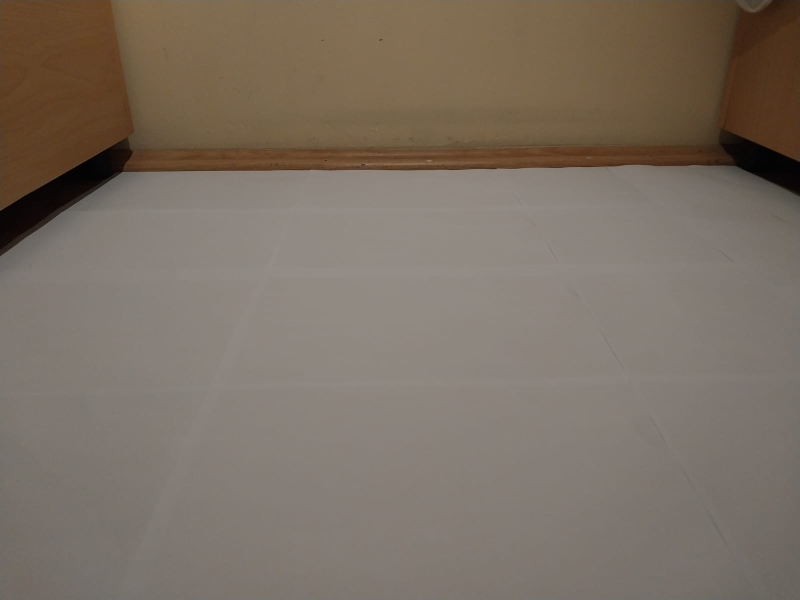
#> input picture 03-Software/3-coverage control/image comparison/first.jpeg, 1600 x 1200 px (shown at 1/2 size)
$ python hmmmm.py
#> lines starting #> are read from the running program, lines starting #| are printed output that depends on the picture; after the words box and inside, x2 and y2 are one past the last pixel; in counts of white or black regions, pixels touching at a corner belong together; long printed decimals are rounded
import cv2 as cv
import numpy as np
first = cv.imread("first.jpeg", 0)
#> first: shape (1200, 1600); min 0, max 147, mean 113.8
second = cv.imread("WhatsApp Image 2022-12-16 at 16.46.15.jpeg", 0)
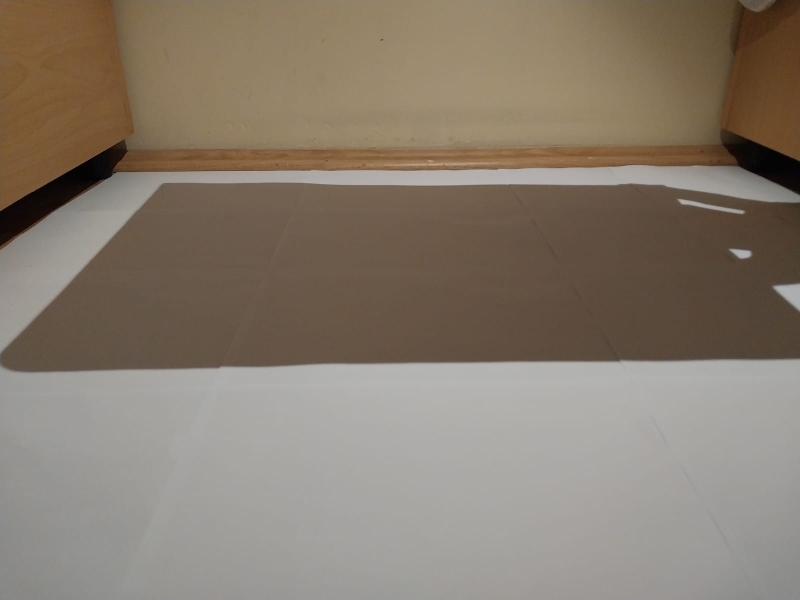
#> input picture 03-Software/3-coverage control/image comparison/WhatsApp Image 2022-12-16 at 16.46.15.jpeg, 1600 x 1200 px (shown at 1/2 size)
#> second: shape (1200, 1600); min 0, max 185, mean 125.9
first = cv.GaussianBlur(first,(5,5),0)
second = cv.GaussianBlur(second,(5,5),0)
#
print(np.mean(first))
#| 113.758

mask = cv.inRange(second, 0, np.mean(second))
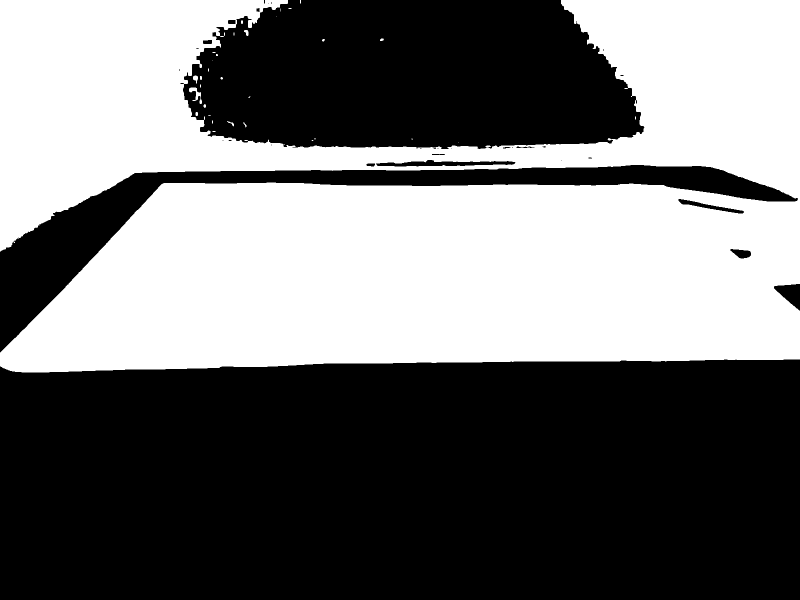
#> mask: shape (1200, 1600) (shown at 1/2 size); 44.2% white; 34 white regions (21 under 20 px), largest, box (x1, y1, x2, y2) and area: (0, 0, 1600, 745) 847135, (378, 175, 404, 208) 302, (386, 151, 396, 167) 98
cv.imshow("mask", mask)
print(np.mean(second))
#| 125.920


#
diff=(first-second)
diff=cv.absdiff(first,second)
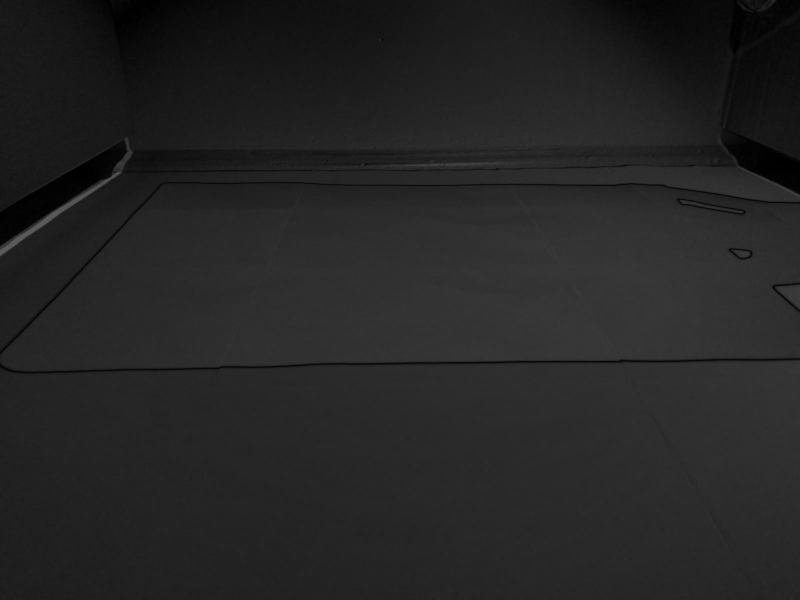
#> diff: shape (1200, 1600) (shown at 1/2 size); min 0, max 94, mean 36.5
#// inorder to perform the absdiff, the images need to be of equal size
#// NOTE: I believe this is the reason why you have a big blue box on the edges
#// as well of the output image. This can be fixed by using two equal images in the first place


#// after getting the difference, we binarize it

_,thresh=cv.threshold(diff, 0, 255, cv.THRESH_BINARY + cv.THRESH_OTSU)
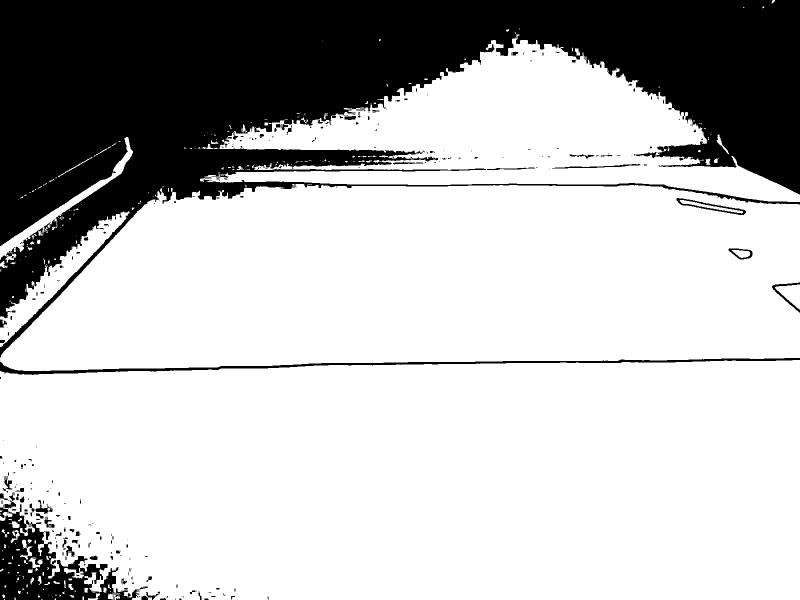
#> thresh: shape (1200, 1600) (shown at 1/2 size); 73.8% white; 290 black regions (219 under 20 px)
contours, _ = cv.findContours(thresh, cv.RETR_TREE, cv.CHAIN_APPROX_SIMPLE)
#> contours = 650 contours, 486 with area under 20; largest, box (x1, y1, x2, y2) and area: (0, 720, 1600, 1200) 721992, (0, 368, 1600, 742) 498501, (400, 69, 1600, 404) 171954, (0, 423, 259, 694) 12320, (0, 274, 266, 525) 5212
con_real=[]
t=0
print(type(cv.mean(second,mask = mask)[0]))
#| <class 'float'>
for cont in contours:
    if t==0:
        t+=1
        continue
    mask = np.zeros(second.shape,np.uint8)
    cv.drawContours(mask,[cont],0,255,-1)
    if cv.contourArea(cont)>50000 and np.mean(second) > cv.mean(second,mask = mask)[0]:
        con_real.append(cont)
#> this loop made 650 passes
#> (cont, t) on pass 1: ([[83, 1198], [83, 1199], [84, 1199], [84, 1198]], 1)
#> cont on passes 3, 5, 6, 7, 9, 11: [[9, 1197], [9, 1198], [8, 1199], [9, 1199]], [[165, 1193], [165, 1199], [167, 1199], [167, 1193]], [[105, 1193], [105, 1194]], [[97, 1191]], [[240, 1189]], [[111, 1189], [111, 1191], [112, 1191], [112, 1189]]
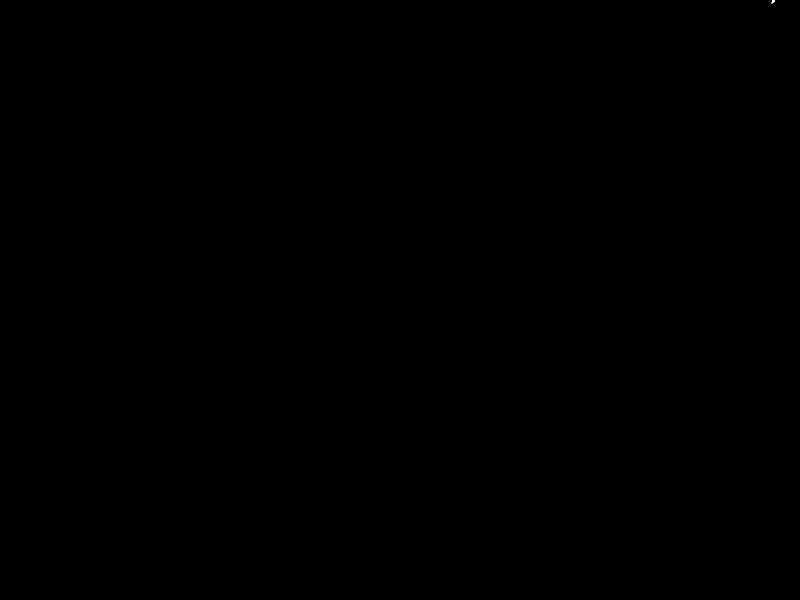
#> mask: shape (1200, 1600) (shown at 1/2 size); 0% white; 1 white region
#> after the loop, con_real = 1 contour; box (x1, y1, x2, y2) and area: (0, 368, 1600, 742) 498501; t = 1
blank=np.zeros(first.shape, dtype='uint8')
cv.drawContours(blank, con_real, -1, (255,255,255), 1)
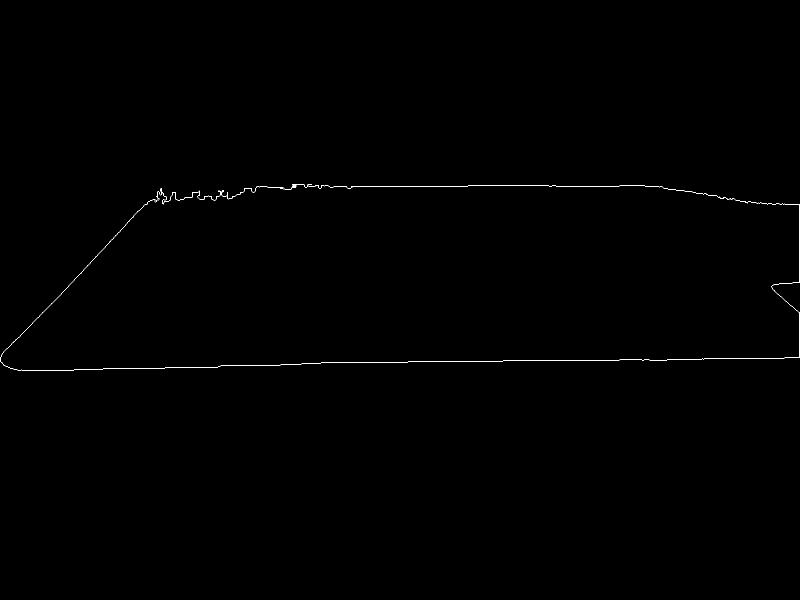
#> blank: shape (1200, 1600) (shown at 1/2 size); 0.2% white in thin lines or dots, all inside (x1, y1, x2, y2) = (0, 368, 1600, 742)
cv.imshow('Contours Drawn', blank)
#// this matrix will be used for drawing purposes
out=cv.cvtColor(second, cv.COLOR_GRAY2BGR)


#// For each detected contour, calculate its bounding rectangle and draw it
#// You can also filter out some noise should you wish by checking if the contour is big
#// or small enough along with other contour properties.
#// Ref: https://docs.opencv.org/trunk/dd/d49/tutorial_py_contour_features.html
#// Ref: https://docs.opencv.org/trunk/d1/d32/tutorial_py_contour_properties.html
for cont in con_real:
    box = cv.boundingRect(cont)
    cv.rectangle(out, box,(255, 0, 0))
#> this loop made 1 pass
#> box on pass 1: (0, 368, 1600, 374)
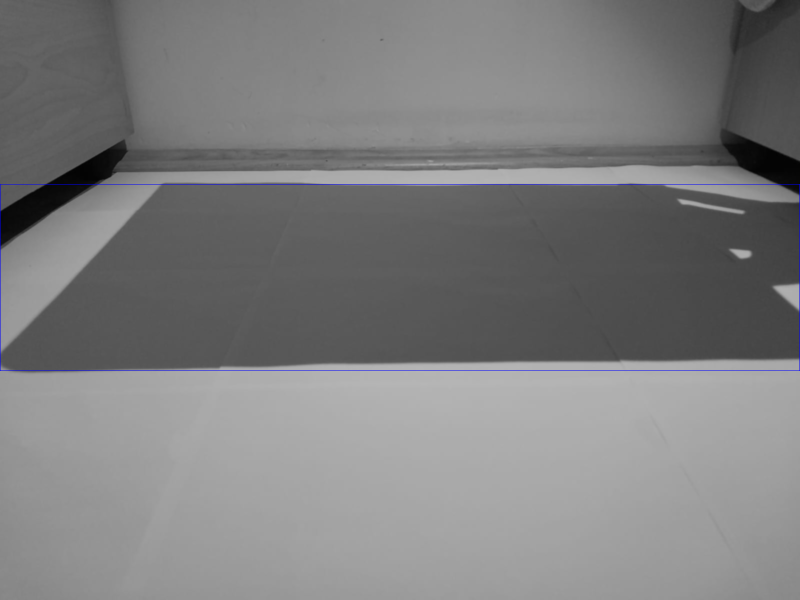
#> out: shape (1200, 1600, 3) (shown at 1/2 size); mean B, G, R 126.2, 125.6, 125.6


cv.imshow("FIRST", first)
cv.imshow("SECOND", second)
cv.imshow("ABS-DIFF", diff)
cv.imshow("THRESH", thresh)
cv.imshow("OUTPUT", out)

cv.waitKey(0)
